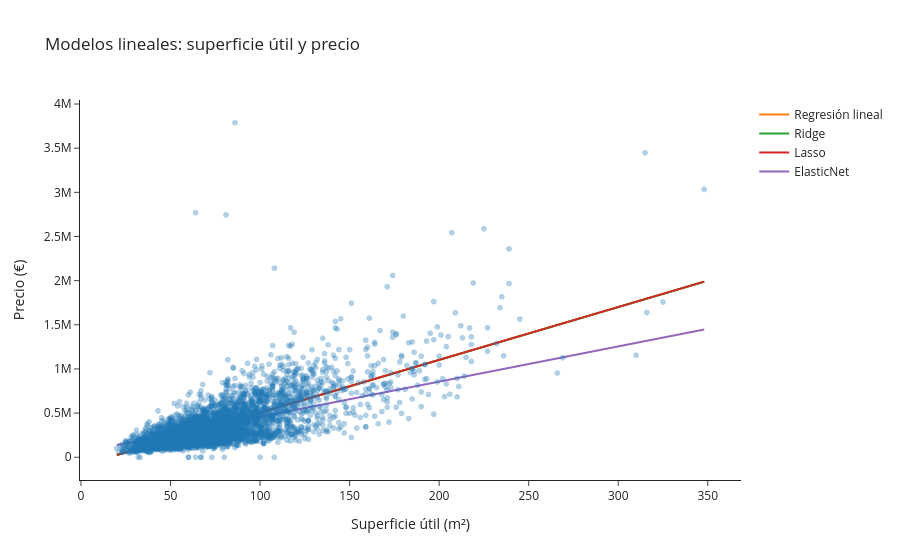

Notebook code for this chart:
### Code cell
from sklearn.linear_model import ElasticNet, Lasso, LinearRegression, Ridge
from sklearn.metrics import mean_absolute_error, r2_score
from sklearn.pipeline import make_pipeline
from sklearn.preprocessing import StandardScaler

datos_superficie = entrenamiento[["superficie_util", "precio"]].dropna()
datos_superficie = datos_superficie[
    np.isfinite(datos_superficie["superficie_util"])
    & np.isfinite(datos_superficie["precio"])
]

X_superficie = datos_superficie[["superficie_util"]]
y_precio = datos_superficie["precio"]

modelos_superficie = {
    "Regresión lineal": make_pipeline(StandardScaler(), LinearRegression()),
    "Ridge": make_pipeline(StandardScaler(), Ridge(alpha=1.0)),
    "Lasso": make_pipeline(StandardScaler(), Lasso(alpha=1.0, max_iter=10000)),
    "ElasticNet": make_pipeline(
        StandardScaler(), ElasticNet(alpha=1.0, l1_ratio=0.5, max_iter=10000)
    ),
}

tabla_metricas = []
x_linea_superficie = np.linspace(
    X_superficie["superficie_util"].min(),
    X_superficie["superficie_util"].max(),
    100,
).reshape(-1, 1)

figura_superficie = px.scatter(
    datos_superficie,
    x="superficie_util",
    y="precio",
    opacity=0.35,
    template="simple_white",
    title="Modelos lineales: superficie útil y precio",
    labels={"superficie_util": "Superficie útil (m²)", "precio": "Precio (€)"},
)

for nombre, modelo in modelos_superficie.items():
    modelo.fit(X_superficie, y_precio)
    predicciones = modelo.predict(X_superficie)

    tabla_metricas.append({
        "modelo": nombre,
        "MAE (€)": mean_absolute_error(y_precio, predicciones),
        "R²": r2_score(y_precio, predicciones),
    })

    figura_superficie.add_scatter(
        x=x_linea_superficie.ravel(),
        y=modelo.predict(x_linea_superficie),
        mode="lines",
        name=nombre,
    )

display(pd.DataFrame(tabla_metricas).set_index("modelo").round(3))
figura_superficie.show()
